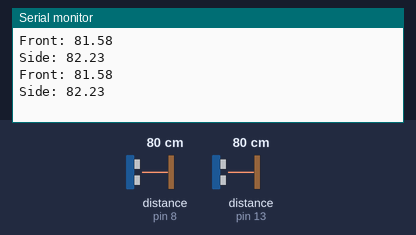
A sketch run on a simulated Arduino Uno, built with avr-gcc and run on an emulated ATmega328P. Shown: the last lines printed to the serial monitor. Wiring (inferred from the names in the program): 2 × ultrasonic range finder: trigger pin 7, echo pin 8 / trigger pin 12, echo pin 13. The test bench sets the inputs (shaded band); at power-on: distance to the obstacle (sensors on pin 8, pin 13) 80 cm. The echo pulse lasts 58.3 µs per cm.

Above: at 1.8 s.
1.9 s: distance to the obstacle (sensor on pin 8) set to 2 cm
At 2.8 s:
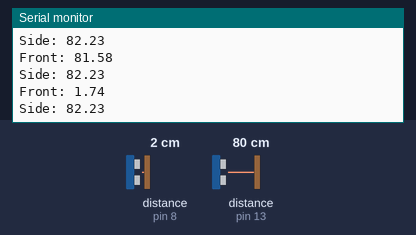
3.4 s: distance to the obstacle (sensor on pin 13) set to 2 cm
At 4.7 s:
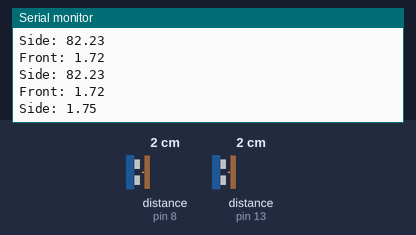
4.9 s: distance to the obstacle (sensor on pin 8) set to 4 cm
At 5.8 s:
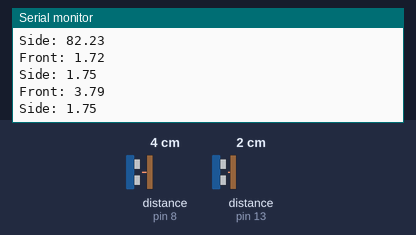
6.4 s: distance to the obstacle (sensor on pin 13) set to 4 cm
At 7.4 s:
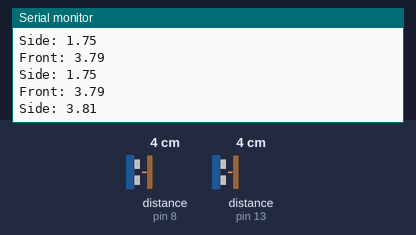
Timing chart, 0 to 8.9 s (numbered marks = the images above; inputs shaded):
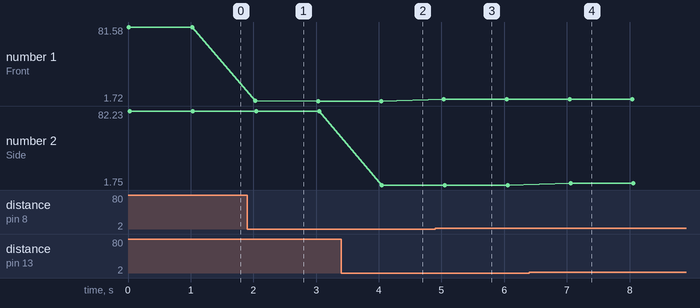

Measured:
- after the input at 1.9 s, the serial monitor: prints a new line after 0.13 s (image 1)
- after the input at 3.4 s, the serial monitor: prints a new line after 0.65 s (image 2)
- after the input at 4.9 s, the serial monitor: prints a new line after 0.14 s (image 3)
- after the input at 6.4 s, the serial monitor: prints a new line after 0.66 s (image 4)
- plotted number 1: 81.58 → 1.72 after the input at 1.9 s, 1.72 → 3.79 after the input at 4.9 s
- plotted number 2: 82.23 → 1.75 after the input at 3.4 s, 1.75 → 3.81 after the input at 6.4 s

The sketch:

ultrasonic_twosensor_template.ino
```cpp
#define trigFront 7
#define echoFront 8
#define trigSide 12
#define echoSide 13

#define TIMEOUT 30000
#define WAITING_TIME 1000

#define SENSOR_M1 28.476
#define SENSOR_M2 28.249

void setup() {
  // put your setup code here, to run once:
  Serial.begin(9600);
  pinMode(trigFront, OUTPUT);
  pinMode(echoFront, INPUT);
  pinMode(trigSide, OUTPUT);
  pinMode(echoSide, INPUT);
}

void loop() {
  // put your main code here, to run repeatedly:
  double distance_front = US_distance(trigFront, echoFront, SENSOR_M1);
  double distance_side = US_distance(trigSide, echoSide, SENSOR_M2);

  Serial.print("Front: ");
  Serial.println(distance_front);
  Serial.print("Side: ");
  Serial.println(distance_side);


  delay(WAITING_TIME);

}

double US_distance(int trig, int echo, float constant) {
  digitalWrite(trig, LOW);
  delayMicroseconds(2);
  digitalWrite(trig, HIGH);
  delayMicroseconds(10);
  digitalWrite(trig, LOW);
  long duration = pulseIn(echo, HIGH, TIMEOUT);
  double distance = (duration / 2.0) / constant;
  return distance;
}
```
